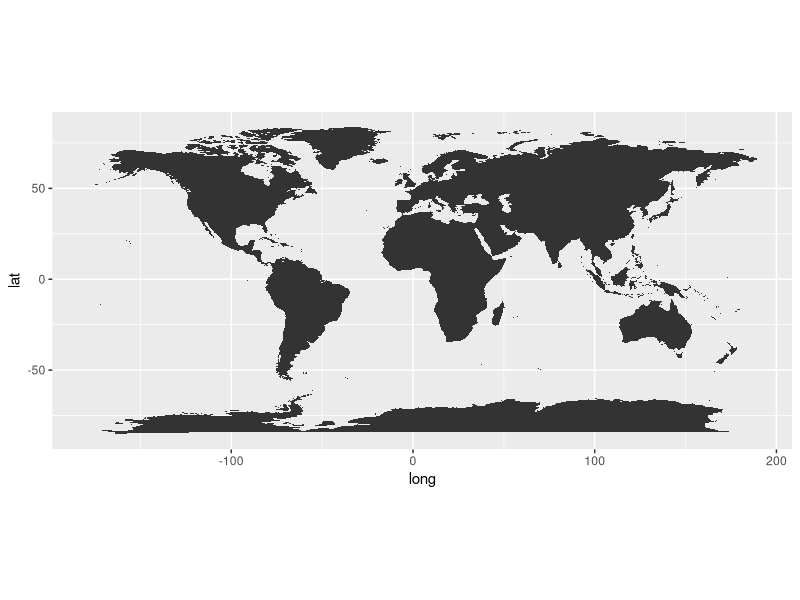
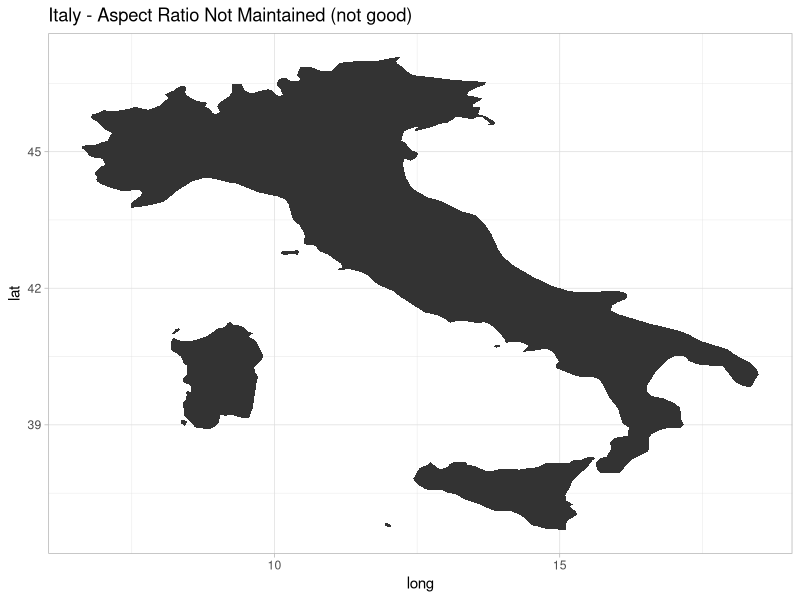
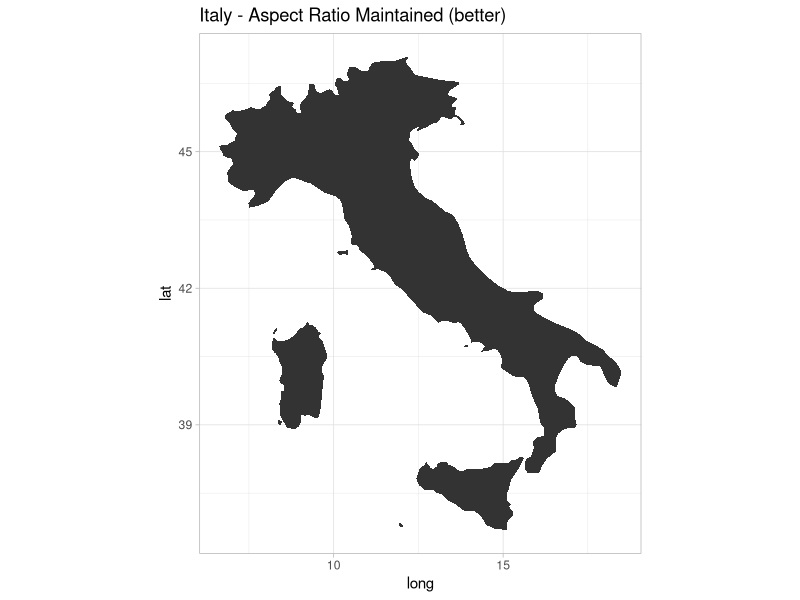
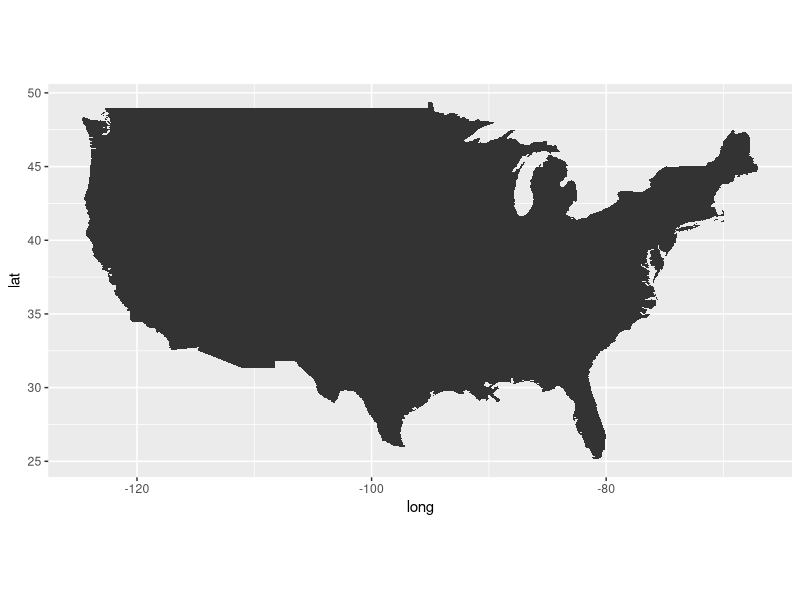
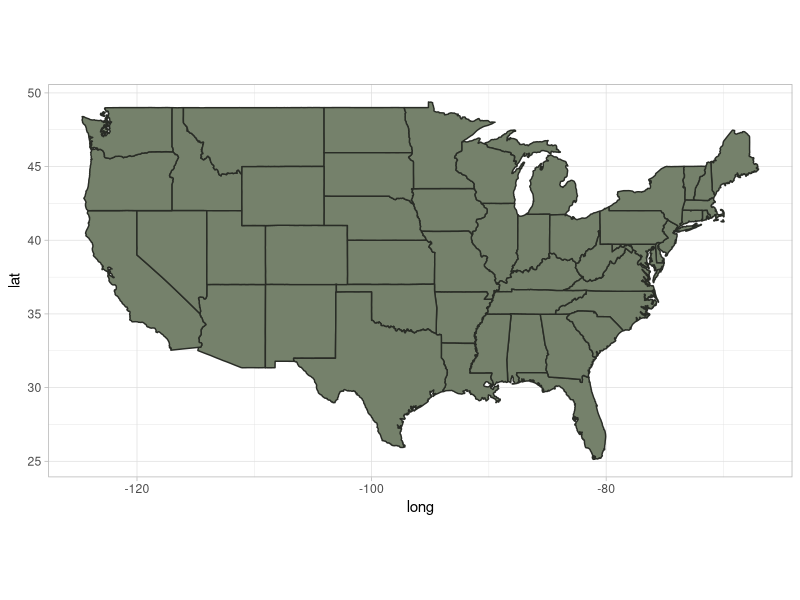
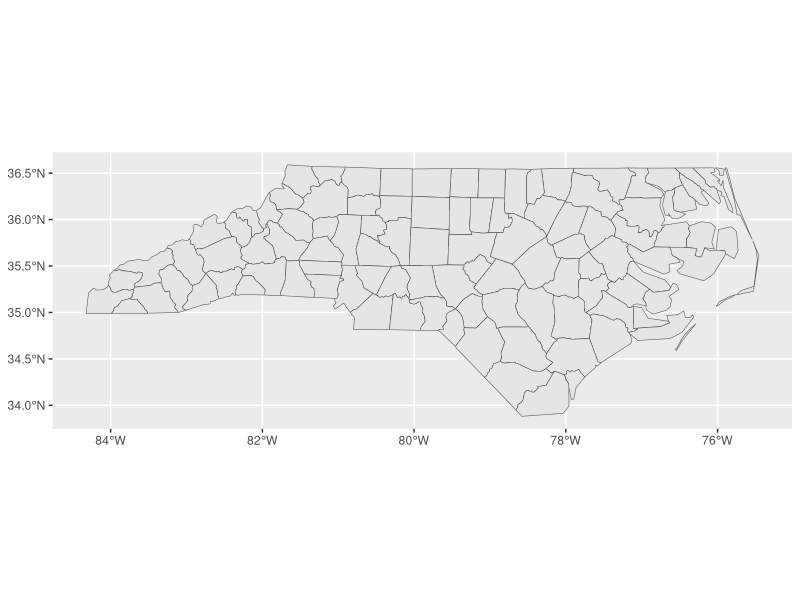
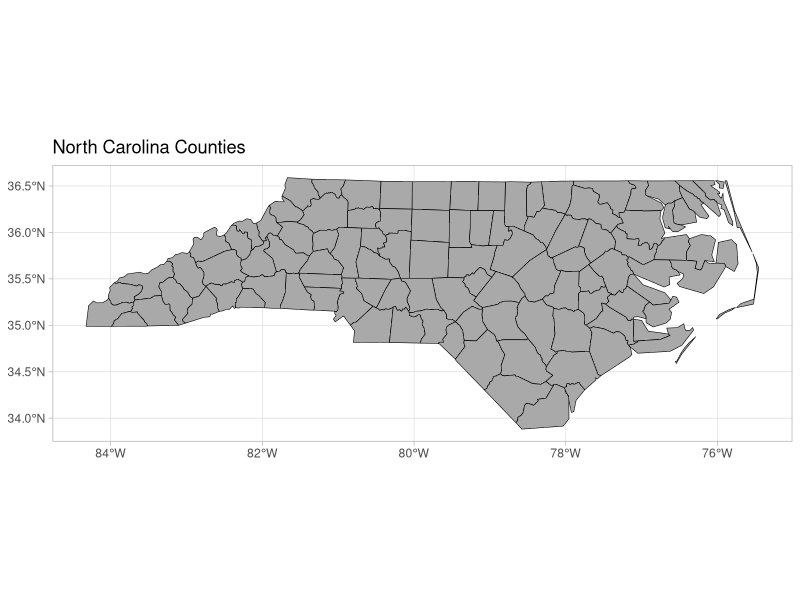
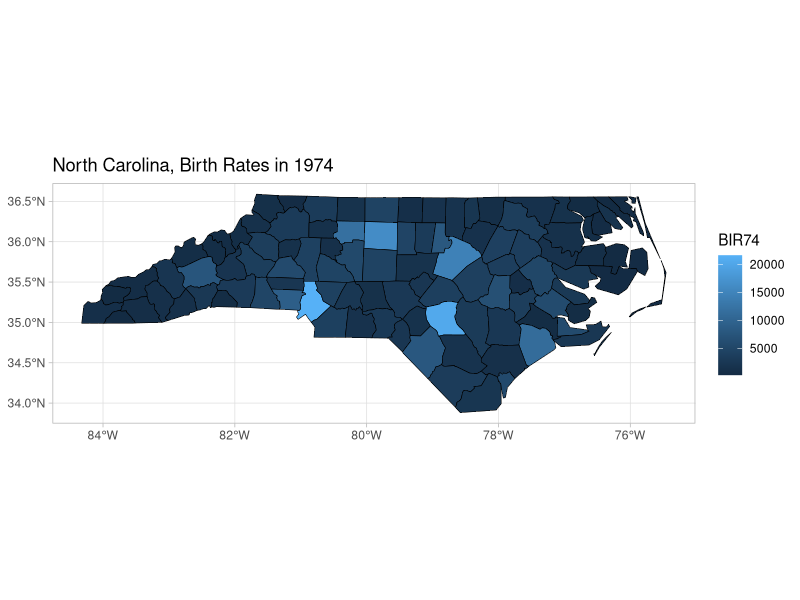

Write the R code that produced these figures, in order.
## ---- chunk 1
#LOAD PACKAGES
library(tidyverse)
library(maps)

#LOAD DATA
world_map <- map_data("world")
## ---- chunk 2
#World Map
ggplot(world_map, aes(long, lat, group=group)) + 
  geom_polygon() +
  coord_quickmap()
## ---- chunk 3
#Subset to get Italy
italy <- map_data("world", region ="Italy")

#Subset to get USA
usa <- map_data("world", region ="USA")
## ---- chunk 4
# ASPECT RATIO NOT MAINTAINED
ggplot(italy, aes(long, lat)) + 
  geom_polygon(aes(group=group)) + 
  theme_light() +
  ggtitle("Italy - Aspect Ratio Not Maintained (not good)")
## ---- chunk 5
# ASPECT RATIO MAINTAINED
ggplot(italy, aes(long, lat)) + 
  geom_polygon(aes(group=group)) + 
  coord_quickmap()  +
  theme_light() +
  ggtitle("Italy - Aspect Ratio Maintained (better)")
## ---- chunk 6
#Load Data from maps
usa_states <- map_data("state")

#Plot of USA with state borders
ggplot(usa_states, aes(long, lat)) +
geom_polygon(aes(group=group)) +
coord_quickmap()
## ---- chunk 7
ggplot(usa_states, aes(long, lat)) +
geom_polygon(aes(group=group), fill ="#75816b", color ="#292c26") +
coord_quickmap() +
theme_light()
## ---- chunk 8
#LOAD PACKAGES
#install.packages("sf") - note some students are getting a pop-up when they install the sf package for the first time. Select the "no" option when it pops up in your console. 
library(sf)

#some students are needing into install the rgeos package seperately as well
#library(rgeos)
## ---- chunk 9
demo(nc, ask = FALSE, echo = FALSE)
## ---- chunk 10
nc %>%
  ggplot() +
  geom_sf()
## ---- chunk 11
nc %>%
  ggplot() +
  geom_sf(col="black", fill="darkgrey") +
  theme_light() +
  ggtitle("North Carolina Counties")
## ---- chunk 12
nc %>%
  ggplot() +
  geom_sf( aes(fill = BIR74), col ="black") +
  theme_light()+
  ggtitle("North Carolina, Birth Rates in 1974")
## ---- chunk 13
library(RColorBrewer)

nc %>%
  ggplot() +
  geom_sf(aes(fill = BIR74)) +
  ggtitle("North Carolina, Birth Rates in 1974") +
  scale_fill_gradientn(colors = brewer.pal(8,"Spectral") ) + #customize colors
  theme_light()
## ---- chunk 14
nc %>%
  ggplot() +
  geom_sf(aes(fill = BIR74)) +
  ggtitle("North Carolina, Birth Rates in 1974") +
  scale_fill_gradientn(colors = brewer.pal(11,"Spectral")[5:11] ) + #customize colors
  theme_light()
## ---- chunk 15
nc %>%
  ggplot() +
  geom_sf(aes(fill = BIR74)) +
  ggtitle("North Carolina, Birth Rates in 1974") +
  scale_fill_gradientn(colors = c("yellow","orange","red"))
## ---- chunk 16
#| warning=FALSE
ggplot(nc) + 
  geom_sf() + 
  aes(fill = BIR74) +
  ggtitle("North Carolina, Birth Rates in 1974") +
  scale_fill_gradientn(colors = brewer.pal(8, "Spectral") ) +  #customize colors
  theme_light() +
  geom_sf_text(data = nc[nc$BIR74 >15000,], aes(label = NAME), fontface="bold")
